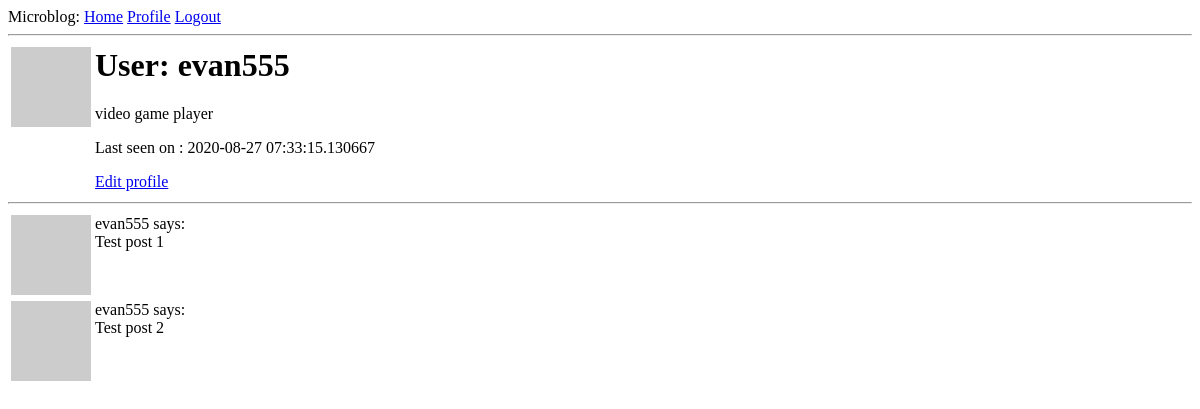
The page /user/evan555 (signed in) on the database as committed earlier.
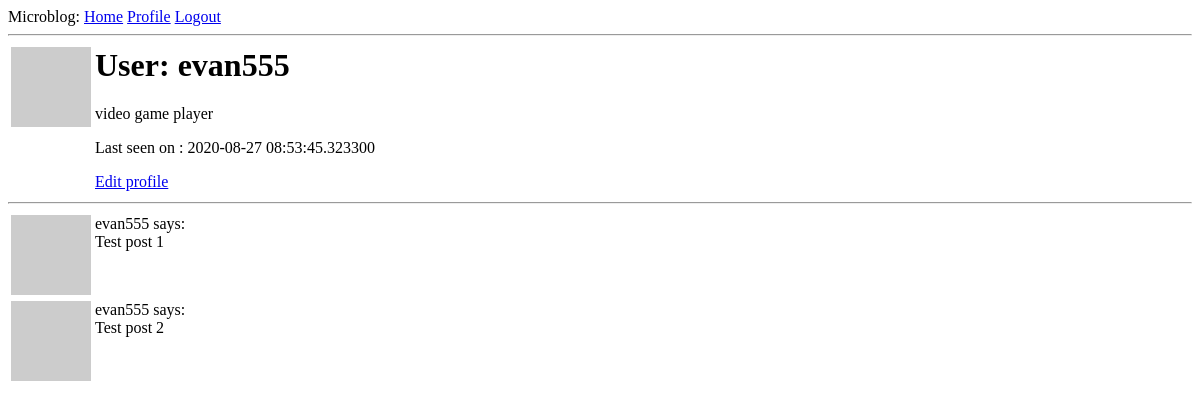
The same page on the database as committed later.
### app/models.py (models this page shows, shortened)
class User(UserMixin, db.Model):
    id = db.Column(db.Integer, primary_key=True)
    username = db.Column(db.String(64), index=True, unique=True)
    email = db.Column(db.String(64), index=True, unique=True)
    password_hash = db.Column(db.String(128))
    posts = db.relationship('Post', backref='author', lazy='dynamic')
    about_me = db.Column(db.String(140))
    last_seen = db.Column(db.DateTime, default=datetime.utcnow)
    followed = db.relationship(
        'User', secondary = followers,
        primaryjoin = (followers.c.follower_id == id),
        secondaryjoin = (followers.c.followed_id == id),
        backref = db.backref('followers', lazy='dynamic'), lazy = 'dynamic'
    )
    def avatar(self, size):
        digest = md5(self.email.lower().encode('utf-8')).hexdigest()
        return 'https://www.gravatar.com/avatar/{}?d=identicons&s={}'.format(digest, size)

### app/routes.py (the view)
@app.route('/user/<username>')
@login_required
def user(username):
    user = User.query.filter_by(username=username).first_or_404()
    posts = [
        {'author':user, 'body':'Test post 1'},
        {'author':user, 'body':'Test post 2'},
    ]
    return render_template('user.html', user=user, posts=posts)

### app/models.py (called while the page is built)
@login.user_loader
def load_user(id):
    return User.query.get(int(id))

### app/routes.py (called while the page is built)
@app.before_request
def before_request():
    if current_user.is_authenticated:
        current_user.last_seen = datetime.utcnow()
        db.session.commit()

### app/templates/user.html
{% extends 'base.html' %}
{% block content %}
    <table>
        <tr valign="top">
            <td><img src="{{user.avatar(128)}}"></td>
            <td>
                <h1>User: {{user.username}}</h1>
                {% if user.about_me %} <p>{{user.about_me}}</p> {% endif %}
                {% if user.last_seen %} <p>Last seen on : {{user.last_seen}}</p> {% endif %}
                {% if user == current_user %} <p><a href="{{url_for('edit_profile')}}"> Edit profile</a></p> {% endif %}
            </td>
        </tr>
    </table>
    <hr>
    {% for post in posts %}
        {% include '_post.html' %}
    {% endfor %}
{% endblock %}

### app/templates/base.html (shortened to what this page needs)
<html>
    <head>
    </head>
    <body>
        <div>
            Microblog:
            <a href="{{url_for('index')}}">Home</a>
            {% if current_user.is_anonymous %}
            <a href="{{url_for('login')}}">Login</a>
            {% else %}
            <a href="{{url_for('user', username=current_user.username)}}">Profile</a>
            <a href="{{url_for('logout')}}">Logout</a>
            {% endif %}
        </div>
        <hr>
        {% block content %}{% endblock %}
    </body>
</html>

### app/templates/_post.html
<table>
    <tr valign='top'>
        <td><img src="{{post.author.avatar(32)}}"></td>
        <td>{{post.author.username}} says:<br>{{post.body}}</td>
    </tr>
</table>

Rows that differ between the two databases and show on the page:
changed User "evan555": last_seen "2020-08-27 07:33:15.130667" → "2020-08-27 08:53:45.323300"
